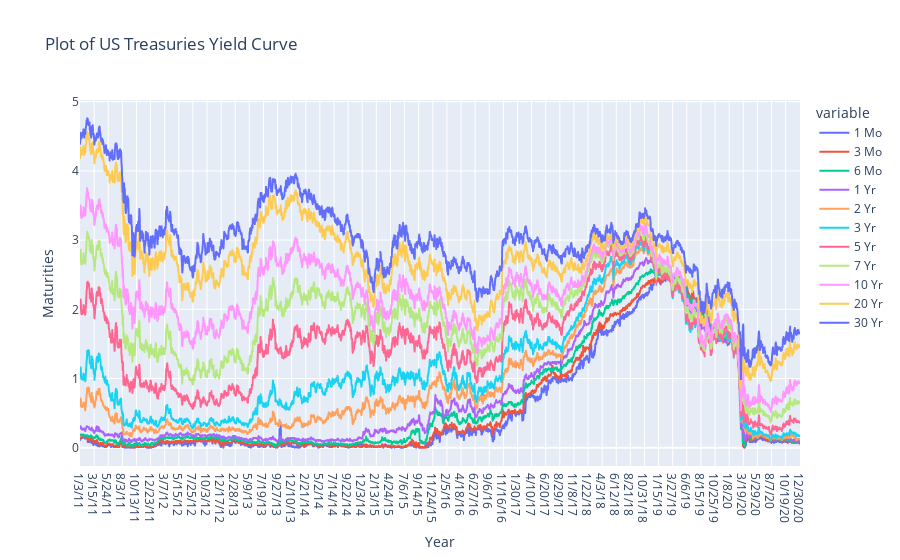

The cell this chart's notebook holds for it:
### Markdown cell above
## Visualizating Data

### Code cell
import matplotlib.pyplot as plt
import plotly
import plotly.graph_objects as go

import plotly.express as px

Maturities = ['1 Mo','3 Mo', '6 Mo', '1 Yr', '2 Yr', '3 Yr', '5 Yr', '7 Yr', '10 Yr', '20 Yr', '30 Yr']
          

fig = px.line(data, x=data.index, y= Maturities, title = 'Plot of US Treasuries Yield Curve', 
labels= "Maturities"  )
fig.update_yaxes(title_text='Maturities')

fig.show()

### Figure 1 — Plotly figure (JSON) as saved in the notebook; plotly's stock layout.template omitted (floating-point values rounded to 4 significant figures; data arrays with more than 128 entries replaced by an {"elided": "..."} marker saying what was removed)
{"data": [{"hovertemplate": "variable=1 Mo<br>Year=%{x}<br>value=%{y}<extra></extra>", "legendgroup": "1 Mo", "line": {"color": "#636efa", "dash": "solid"}, "marker": {"symbol": "circle"}, "mode": "lines", "name": "1 Mo", "showlegend": true, "type": "scattergl", "x": {"elided": "2501 str values"}, "xaxis": "x", "y": {"elided": "2501 float values"}, "yaxis": "y"}, {"hovertemplate": "variable=3 Mo<br>Year=%{x}<br>value=%{y}<extra></extra>", "legendgroup": "3 Mo", "line": {"color": "#EF553B", "dash": "solid"}, "marker": {"symbol": "circle"}, "mode": "lines", "name": "3 Mo", "showlegend": true, "type": "scattergl", "x": {"elided": "2501 str values"}, "xaxis": "x", "y": {"elided": "2501 float values"}, "yaxis": "y"}, {"hovertemplate": "variable=6 Mo<br>Year=%{x}<br>value=%{y}<extra></extra>", "legendgroup": "6 Mo", "line": {"color": "#00cc96", "dash": "solid"}, "marker": {"symbol": "circle"}, "mode": "lines", "name": "6 Mo", "showlegend": true, "type": "scattergl", "x": {"elided": "2501 str values"}, "xaxis": "x", "y": {"elided": "2501 float values"}, "yaxis": "y"}, {"hovertemplate": "variable=1 Yr<br>Year=%{x}<br>value=%{y}<extra></extra>", "legendgroup": "1 Yr", "line": {"color": "#ab63fa", "dash": "solid"}, "marker": {"symbol": "circle"}, "mode": "lines", "name": "1 Yr", "showlegend": true, "type": "scattergl", "x": {"elided": "2501 str values"}, "xaxis": "x", "y": {"elided": "2501 float values"}, "yaxis": "y"}, {"hovertemplate": "variable=2 Yr<br>Year=%{x}<br>value=%{y}<extra></extra>", "legendgroup": "2 Yr", "line": {"color": "#FFA15A", "dash": "solid"}, "marker": {"symbol": "circle"}, "mode": "lines", "name": "2 Yr", "showlegend": true, "type": "scattergl", "x": {"elided": "2501 str values"}, "xaxis": "x", "y": {"elided": "2501 float values"}, "yaxis": "y"}, {"hovertemplate": "variable=3 Yr<br>Year=%{x}<br>value=%{y}<extra></extra>", "legendgroup": "3 Yr", "line": {"color": "#19d3f3", "dash": "solid"}, "marker": {"symbol": "circle"}, "mode": "lines", "name": "3 Yr", "showlegend": true, "type": "scattergl", "x": {"elided": "2501 str values"}, "xaxis": "x", "y": {"elided": "2501 float values"}, "yaxis": "y"}, {"hovertemplate": "variable=5 Yr<br>Year=%{x}<br>value=%{y}<extra></extra>", "legendgroup": "5 Yr", "line": {"color": "#FF6692", "dash": "solid"}, "marker": {"symbol": "circle"}, "mode": "lines", "name": "5 Yr", "showlegend": true, "type": "scattergl", "x": {"elided": "2501 str values"}, "xaxis": "x", "y": {"elided": "2501 float values"}, "yaxis": "y"}, {"hovertemplate": "variable=7 Yr<br>Year=%{x}<br>value=%{y}<extra></extra>", "legendgroup": "7 Yr", "line": {"color": "#B6E880", "dash": "solid"}, "marker": {"symbol": "circle"}, "mode": "lines", "name": "7 Yr", "showlegend": true, "type": "scattergl", "x": {"elided": "2501 str values"}, "xaxis": "x", "y": {"elided": "2501 float values"}, "yaxis": "y"}, {"hovertemplate": "variable=10 Yr<br>Year=%{x}<br>value=%{y}<extra></extra>", "legendgroup": "10 Yr", "line": {"color": "#FF97FF", "dash": "solid"}, "marker": {"symbol": "circle"}, "mode": "lines", "name": "10 Yr", "showlegend": true, "type": "scattergl", "x": {"elided": "2501 str values"}, "xaxis": "x", "y": {"elided": "2501 float values"}, "yaxis": "y"}, {"hovertemplate": "variable=20 Yr<br>Year=%{x}<br>value=%{y}<extra></extra>", "legendgroup": "20 Yr", "line": {"color": "#FECB52", "dash": "solid"}, "marker": {"symbol": "circle"}, "mode": "lines", "name": "20 Yr", "showlegend": true, "type": "scattergl", "x": {"elided": "2501 str values"}, "xaxis": "x", "y": {"elided": "2501 float values"}, "yaxis": "y"}, {"hovertemplate": "variable=30 Yr<br>Year=%{x}<br>value=%{y}<extra></extra>", "legendgroup": "30 Yr", "line": {"color": "#636efa", "dash": "solid"}, "marker": {"symbol": "circle"}, "mode": "lines", "name": "30 Yr", "showlegend": true, "type": "scattergl", "x": {"elided": "2501 str values"}, "xaxis": "x", "y": {"elided": "2501 float values"}, "yaxis": "y"}], "layout": {"legend": {"title": {"text": "variable"}, "tracegroupgap": 0}, "title": {"text": "Plot of US Treasuries Yield Curve"}, "xaxis": {"anchor": "y", "domain": [0, 1], "title": {"text": "Year"}}, "yaxis": {"anchor": "x", "domain": [0, 1], "title": {"text": "Maturities"}}}}
